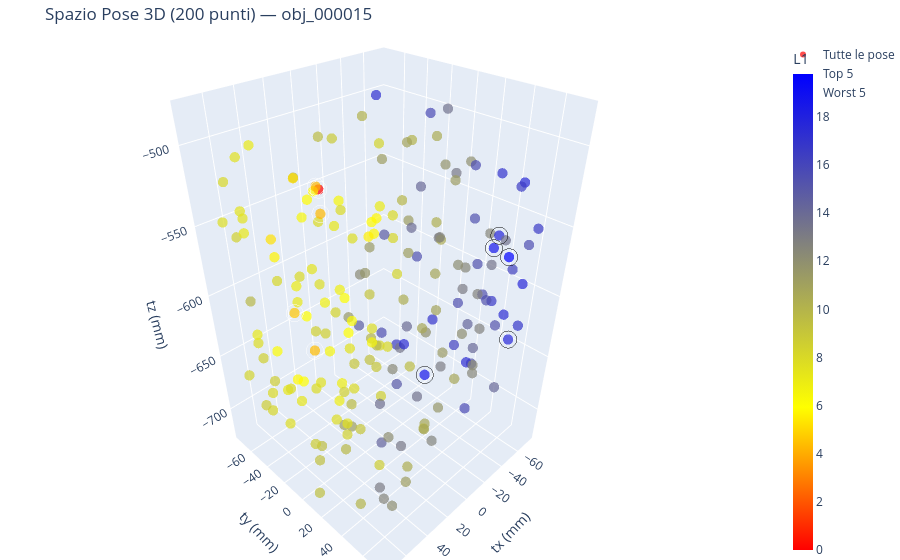

The code cell stored with this chart in its notebook:
### Code cell
import plotly.graph_objects as go
import pandas as pd
import numpy as np
import torch
from PIL import Image
import matplotlib.pyplot as plt

def visualizza_embedding_3d_plotly(obj_name, dataset="ycbv_translation", token="pool", grid=2, K=10, W=5):
    df = pd.read_csv(RENDERS / dataset / "gt_poses.csv")
    df = df[df["object"] == obj_name].reset_index(drop=True)
    T = df[["tx", "ty", "tz"]].values 

    img_paths = [RENDERS / img_path for img_path in df["image"]]

    # embedding di riferimento + L1 di ogni posa
    e_ref = extract_features2(Image.open(img_paths[0]).convert("RGB"),
                              token=token, grid=grid)
    L1 = []
    for i in range(len(df)):
        e = extract_features2(Image.open(img_paths[i]).convert("RGB"),
                              token=token, grid=grid)
        L1.append(torch.abs(e_ref - e).sum().item())
    L1 = np.array(L1)

    indici_ordinati = np.argsort(L1)
    indici_top_k = indici_ordinati[:K]
    indici_worst_w = indici_ordinati[-W:][::-1] 
    
    t_ref = T[0]

    custom_colors = [
        [0.0, "red"], 
        [0.3, "yellow"], 
        [1.0, "blue"]
    ]
    
    fig = go.Figure()

    fig.add_trace(go.Scatter3d(
        x=T[:, 0], y=T[:, 1], z=T[:, 2],
        mode='markers',
        marker=dict(
            size=6, color=L1, colorscale=custom_colors,
            colorbar=dict(title="L1", thickness=20),
            opacity=0.7
        ),
        text=[f"Posa: {i}<br>L1: {val:.2f}" for i, val in enumerate(L1)],
        hoverinfo='text+x+y+z',
        name="Tutte le pose"
    ))

    fig.add_trace(go.Scatter3d(
        x=T[indici_top_k, 0], y=T[indici_top_k, 1], z=T[indici_top_k, 2],
        mode='markers',
        marker=dict(
            size=10, color='rgba(0,0,0,0)', line=dict(color='white', width=3) 
        ),
        text=[f"Top {i}<br>Posa: {idx}" for i, idx in enumerate(indici_top_k)],
        hoverinfo='text',
        name=f"Top {K}"
    ))

    fig.add_trace(go.Scatter3d(
        x=T[indici_worst_w, 0], y=T[indici_worst_w, 1], z=T[indici_worst_w, 2],
        mode='markers',
        marker=dict(
            size=10, color='rgba(0,0,0,0)', line=dict(color='black', width=3) 
        ),
        text=[f"Worst {i}<br>Posa: {idx}" for i, idx in enumerate(indici_worst_w)],
        hoverinfo='text',
        name=f"Worst {W}"
    ))

    fig.update_layout(
        title=f"Spazio Pose 3D ({len(df)} punti) — {obj_name}",
        scene=dict(
            xaxis=dict(title='tx (mm)'), yaxis=dict(title='ty (mm)'), zaxis=dict(title='tz (mm)'),
            aspectmode='data'
        ),
        margin=dict(l=0, r=0, b=0, t=40)
    )
    
    fig.show()

    def disegna_griglia(indici, titolo_griglia, is_worst=False):
        n_img = len(indici)
        cols = 5 
        rows = (n_img + cols - 1) // cols 
        
        fig_mat, axes = plt.subplots(rows, cols, figsize=(cols * 3.5, rows * 4))
        fig_mat.suptitle(titolo_griglia, fontsize=16, fontweight='bold', y=1.05)
        
        if n_img > 1: 
            axes = np.array(axes).flatten()
        else: 
            axes = [axes]
            
        for ax_idx, orig_idx in enumerate(indici):
            img = Image.open(img_paths[orig_idx])
            axes[ax_idx].imshow(img)
            axes[ax_idx].axis('off') 
            
            t_corrente = T[orig_idx]
            delta_t = t_corrente - t_ref
            
            if orig_idx == 0:
                titolo = f"TARGET (Posa 0)\nL1: 0.00\nt=({t_ref[0]:.0f}, {t_ref[1]:.0f}, {t_ref[2]:.0f})"
                axes[ax_idx].set_title(titolo, color="red", fontweight="bold", fontsize=10)
            else:
                label_prefisso = "Worst" if is_worst else "Top"
                colore_testo = "black" if not is_worst else "darkred"
                titolo = (f"{label_prefisso} {ax_idx} (Posa: {orig_idx}) | L1: {L1[orig_idx]:.1f}\n"
                          f"Δtx={delta_t[0]:.0f}, Δty={delta_t[1]:.0f}, Δtz={delta_t[2]:.0f}")
                axes[ax_idx].set_title(titolo, fontsize=10, color=colore_testo)
                
        for ax_idx in range(n_img, len(axes)):
            axes[ax_idx].axis('off')

        plt.tight_layout()
        plt.show()

    disegna_griglia(indici_top_k, f"Top {K} pose simili al target")
    disegna_griglia(indici_worst_w, f"Worst {W} pose distanti dal target", is_worst=True)

visualizza_embedding_3d_plotly("obj_000015", grid=2, K=5, W=5)

### Figure 1 — Plotly figure (JSON) as saved in the notebook; plotly's stock layout.template omitted (floating-point values rounded to 4 significant figures; data arrays with more than 128 entries replaced by an {"elided": "..."} marker saying what was removed)
{"data": [{"hoverinfo": "text+x+y+z", "marker": {"color": {"elided": "200 float values"}, "colorbar": {"thickness": 20, "title": {"text": "L1"}}, "colorscale": [[0, "red"], [0.3, "yellow"], [1, "blue"]], "opacity": 0.7, "size": 6}, "mode": "markers", "name": "Tutte le pose", "text": {"elided": "200 str values"}, "type": "scatter3d", "x": {"elided": "200 float values"}, "y": {"elided": "200 float values"}, "z": {"elided": "200 float values"}}, {"hoverinfo": "text", "marker": {"color": "rgba(0,0,0,0)", "line": {"color": "white", "width": 3}, "size": 10}, "mode": "markers", "name": "Top 5", "text": ["Top 0<br>Posa: 0", "Top 1<br>Posa: 114", "Top 2<br>Posa: 162", "Top 3<br>Posa: 158", "Top 4<br>Posa: 25"], "type": "scatter3d", "x": [20.5, 26.01, 29.36, 33.85, 42.98], "y": [-34.46, -27.24, -25.75, -32.92, -39.02], "z": [-530.6, -541.7, -522.8, -644.1, -611.0]}, {"hoverinfo": "text", "marker": {"color": "rgba(0,0,0,0)", "line": {"color": "black", "width": 3}, "size": 10}, "mode": "markers", "name": "Worst 5", "text": ["Worst 0<br>Posa: 98", "Worst 1<br>Posa: 151", "Worst 2<br>Posa: 107", "Worst 3<br>Posa: 170", "Worst 4<br>Posa: 33"], "type": "scatter3d", "x": [-73.89, -68.83, -61.71, -73.03, -44.98], "y": [40.81, 31.66, -15.7, 31.88, 66.18], "z": [-585.0, -579.8, -716.0, -572.1, -622.9]}], "layout": {"margin": {"b": 0, "l": 0, "r": 0, "t": 40}, "scene": {"aspectmode": "data", "xaxis": {"title": {"text": "tx (mm)"}}, "yaxis": {"title": {"text": "ty (mm)"}}, "zaxis": {"title": {"text": "tz (mm)"}}}, "title": {"text": "Spazio Pose 3D (200 punti) — obj_000015"}}}
